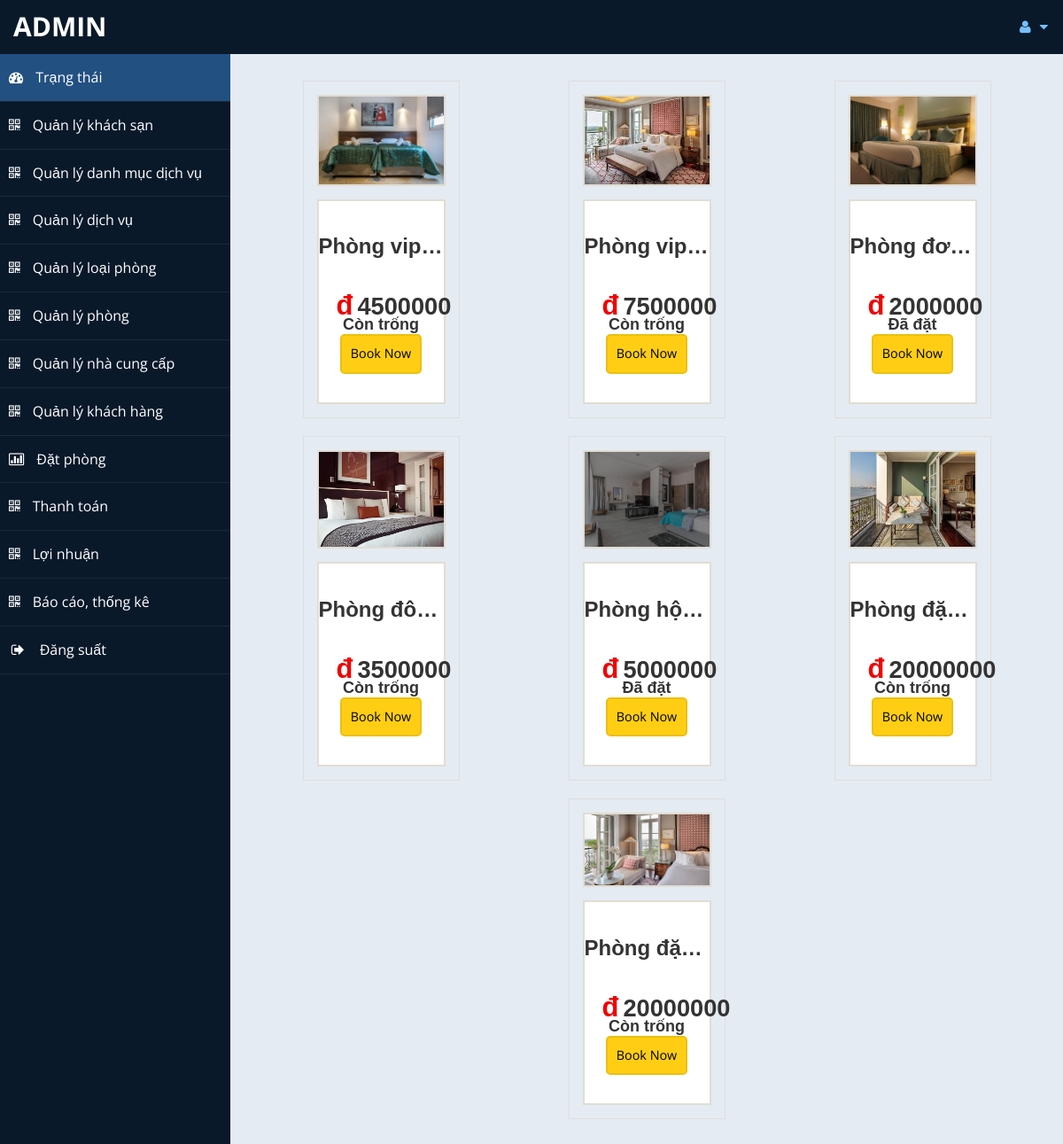
/admin/home.php (signed in), run on the app's committed database.
### tables this page shows
CREATE TABLE `phong` (
  `IDPHONG` varchar(10) NOT NULL,
  `TENPHONG` varchar(60) NOT NULL,
  `TRANGTHAI` varchar(3) NOT NULL,
  `IDLOAIPHONG` varchar(10) NOT NULL,
  `IDKS` varchar(10) NOT NULL,
  `ANHPHONG` varchar(500) NOT NULL
);

CREATE TABLE `loaiphong` (
  `IDLOAIPHONG` varchar(10) NOT NULL,
  `TEN` varchar(100) NOT NULL,
  `DONGIA` float NOT NULL
);

### admin/home.php (the view, shortened to what this page needs)
<?php
include('db.php');
$query = "SELECT PHONG.IDPHONG, PHONG.TENPHONG, PHONG.TRANGTHAI, PHONG.ANHPHONG, PHONG.IDLOAIPHONG, PHONG.IDKS, LOAIPHONG.DONGIA, LOAIPHONG.TEN
          FROM PHONG
          JOIN LOAIPHONG ON PHONG.IDLOAIPHONG = LOAIPHONG.IDLOAIPHONG";
$result = mysqli_query($con, $query);
?>
<!DOCTYPE html>
<html xmlns="http://www.w3.org/1999/xhtml">
<head>
    <link href="assets/css/bootstrap.css" rel="stylesheet" />
    <link href="assets/css/font-awesome.css" rel="stylesheet" />
    <link href="assets/css/style.css" rel="stylesheet" />
	<link rel="stylesheet" href="assets/css/morris.css">
    <link href="assets/css/custom-styles.css" rel="stylesheet" />
    <link href="assets/js/dataTables/dataTables.bootstrap.css" rel="stylesheet" />
</head>
<body>
    <div id="wrapper">
        <nav class="navbar navbar-default top-navbar" role="navigation">
            <div class="navbar-header">
                <a class="navbar-brand" href="home.php"><?php echo $_SESSION["user"]; ?> </a>
            </div>
            <ul class="nav navbar-top-links navbar-right">
                <li class="dropdown">
                    <a class="dropdown-toggle" data-toggle="dropdown" href="#" aria-expanded="false">
                        <i class="fa fa-user fa-fw"></i> <i class="fa fa-caret-down"></i>
                    </a>
                </li>
            </ul>
        </nav>
        <nav class="navbar-default navbar-side" role="navigation">
        <div class="sidebar-collapse">
                <ul class="nav" id="main-menu">
                    <li>
                        <a class="active-menu" href="home.php"><i class="fa fa-dashboard"></i> Trạng thái</a>
                    </li>
                    <li>
                        <a  href="khachsan.php"><i class="fa fa-qrcode"></i> Quản lý khách sạn</a>
                    </li>
                    <li>
                        <a href="danhmuc.php"><i class="fa fa-qrcode"></i> Quản lý danh mục dịch vụ</a>
                    </li>
                    <li>
                        <a  href="dichvu.php"><i class="fa fa-qrcode"></i> Quản lý dịch vụ</a>
                    </li>
                    <li>
                        <a href="loaiphong.php"><i class="fa fa-qrcode"></i> Quản lý loại phòng</a>
                    </li>
                    <li>
                        <a  href="phong.php"><i class="fa fa-qrcode"></i> Quản lý phòng</a>
                    </li>
                    <li>
                        <a href="nhacungcap.php"><i class="fa fa-qrcode"></i> Quản lý nhà cung cấp</a>
                    </li>
                    <li>
                        <a  href="khachhang.php"><i class="fa fa-qrcode"></i> Quản lý khách hàng</a>
                    </li>
                    <li>
                        <a href="datphong.php"><i class="fa fa-bar-chart-o"></i> Đặt phòng</a>
                    </li>
                    <li>
                        <a href="payment.php"><i class="fa fa-qrcode"></i> Thanh toán</a>
                    </li>
                    <li>
                        <a  href="profit.php"><i class="fa fa-qrcode"></i> Lợi nhuận</a>
                    </li>
                    <li>
                        <a href="quanlythongke.php"><i class="fa fa-qrcode"></i> Báo cáo, thống kê</a>
                    </li>
                    <li>
                        <a href="logout.php"><i class="fa fa-sign-out fa-fw"></i> Đăng suất</a>
                    </li>
					</ul>
            </div>
        </nav>
        <div id="page-wrapper">
        <?php
        while ($row = mysqli_fetch_assoc($result)) {
            ?>
            <div class="col-md-3 price-grid">
                <div class="price-block agile">
                    <div class="price-gd-top">
                        <img src="./update_img/<?php echo $row['ANHPHONG'] ?>" alt="" class="img-responsive" />
                    </div>
                    <div class="price-gd-bottom">
                        <div class="price-list">
                            <h3><span><?php echo $row["TEN"]; ?></span></h3>
                        </div>
                        <div class="price-selet">
                            <h3><span>đ</span><?php echo $row["DONGIA"]; ?></h3>
                            <h4>
                                <span>
                                    <?php
                                    $status = $row["TRANGTHAI"];
                                    echo ($status == 0) ? "Còn trống" : "Đã đặt";
                                    ?>
                                </span>
                            </h4>
                            <a href="./datphongdv.php?room_id=<?php echo $row['IDPHONG']; ?>">Book Now</a>
                        </div>
                    </div>
                </div>
            </div>
            <?php
        }
        ?>
    </div>
            </div>
</body>
</html>

### admin/assets/css/style.css (style rules this page uses)
html, body { margin:0; font-size: 100%; font-family: 'Lato', sans-serif; background: #fff; }
body a { text-decoration:none; transition:0.5s all; -webkit-transition:0.5s all; -moz-transition:0.5s all; -o-transition:0.5s all; -ms-transition:0.5s all; }
h1,h2,h3,h4,h5,h6 { margin:0; font-family: 'Federo', sans-serif; font-weight: 600; }
ul { margin:0; padding:0; }
.price-gd-top { text-align: center; position: relative; }
.price-selet h3 { padding: 0.2em 0em 0em 0em; font-size: 1.7em; float: left; margin-left: 20px; }
.price-selet h3 span { color: #ef0404; font-size: 31px; margin-right: 5px; }
.price-gd-bottom { background: #fff; text-align: center; padding: 1.8em 0em 1em; }
.price-gd-top img { width: 100%; }
.price-selet { padding: 1em 0em; text-align: center; background: #fff; }
.price-selet a { font-size: 1.1em; color: #fff; display: block; }
.price-selet a { font-size: 0.9em; color: #000000; display: inline-block; padding: 0.5em 2em; background: #ffce14; text-decoration: none; border: 2px solid #ecbf11; }

### admin/assets/css/custom-styles.css (style rules this page uses)
body { font-family: 'Open Sans', sans-serif; }
#wrapper { width: 100%; background:#09192A; }
#page-wrapper { padding: 15px 15px; min-height: 600px; background:#E5EBF2; }
h1, .h1, h2, .h2, h3, .h3 { margin-bottom: -5px; }
h4 { padding-top:10px; }
.top-navbar { margin:0px; }
.top-navbar .navbar-brand { color: #fff; width: 260px; text-align: left; height: 60px; font-size: 30px; font-weight: 700; text-transform: uppercase; line-height: 30px; }
.top-navbar .nav > li { position: relative; display: inline-block; }
.top-navbar .nav > li > a { position: relative; display: block; padding: 19px 15px; color: #77C0FD; }
.active-menu { background-color:#225081!important; }
.sidebar-collapse , .sidebar-collapse .nav { background:none; }
.sidebar-collapse .nav { padding:0; }
.sidebar-collapse .nav > li > a { color:#fff; background:transparent; text-shadow:none; }
.sidebar-collapse > .nav > li > a { padding:15px 10px; }
.sidebar-collapse > .nav > li { border-bottom: 1px solid rgba(107, 108, 109, 0.19); }
.navbar-side { border:none; background-color: transparent; }
.top-navbar { background:#09192A; border-bottom:none; }
.top-navbar .nav > li > a > i { margin-right: 2px; }
.navbar-default { border:0px solid black; }
.navbar-header { background: #09192A; }
.nav > li > a > i { margin-right:10px; }
@media (min-width:768px) { #page-wrapper { margin: 0 0 0 260px; padding: 15px 30px; min-height: 1200px; } }
@media (min-width:768px) { .navbar-side { z-index: 1; position: absolute; width: 260px; } }
@media (min-width:768px) { .navbar { border-radius: 0px; } }

### admin/home.php (style rules this page uses)
#page-wrapper { display: flex; flex-wrap: wrap; justify-content: space-around; padding: 20px; }
.col-md-3 { width: 23%; margin: 10px; box-sizing: border-box; }
.price-block { border: 1px solid #ddd; padding: 15px; text-align: center; height: 100%; display: flex; flex-direction: column; }
.price-gd-top { flex-grow: 1; overflow: hidden; }
.price-gd-top img { border: 2px solid #e0ddd3; width: 100%; height: 100%; object-fit: cover; }
.price-gd-bottom { border: 2px solid #e0ddd3; margin-top: 15px; }
.price-list h3 { margin: 10px 0; overflow: hidden; white-space: nowrap; text-overflow: ellipsis; }
.price-selet { margin-top: 15px; }
.price-selet a { display: inline-block; background-color: #ffce14; color: black; text-decoration: none; padding: 10px; border-radius: 5px; transition: background-color 0.3s ease; }

### data on the page
phong: ANHPHONG (picture), IDLOAIPHONG.TEN "Phòng vip…", IDLOAIPHONG.DONGIA "4500000", TRANGTHAI "Còn trống"
phong: ANHPHONG (picture), IDLOAIPHONG.TEN "Phòng vip…", IDLOAIPHONG.DONGIA "7500000", TRANGTHAI "Còn trống"
phong: ANHPHONG (picture), IDLOAIPHONG.TEN "Phòng đơ…", IDLOAIPHONG.DONGIA "2000000", TRANGTHAI "Đã đặt"
phong: ANHPHONG (picture), IDLOAIPHONG.TEN "Phòng đô…", IDLOAIPHONG.DONGIA "3500000", TRANGTHAI "Còn trống"
phong: ANHPHONG (picture), IDLOAIPHONG.TEN "Phòng hộ…", IDLOAIPHONG.DONGIA "5000000", TRANGTHAI "Đã đặt"
phong: ANHPHONG (picture), IDLOAIPHONG.TEN "Phòng đặ…", IDLOAIPHONG.DONGIA "20000000", TRANGTHAI "Còn trống"
phong: ANHPHONG (picture), IDLOAIPHONG.TEN "Phòng đặ…", IDLOAIPHONG.DONGIA "20000000", TRANGTHAI "Còn trống"

### other printed values
$_SESSION["user"] "ADMIN"
